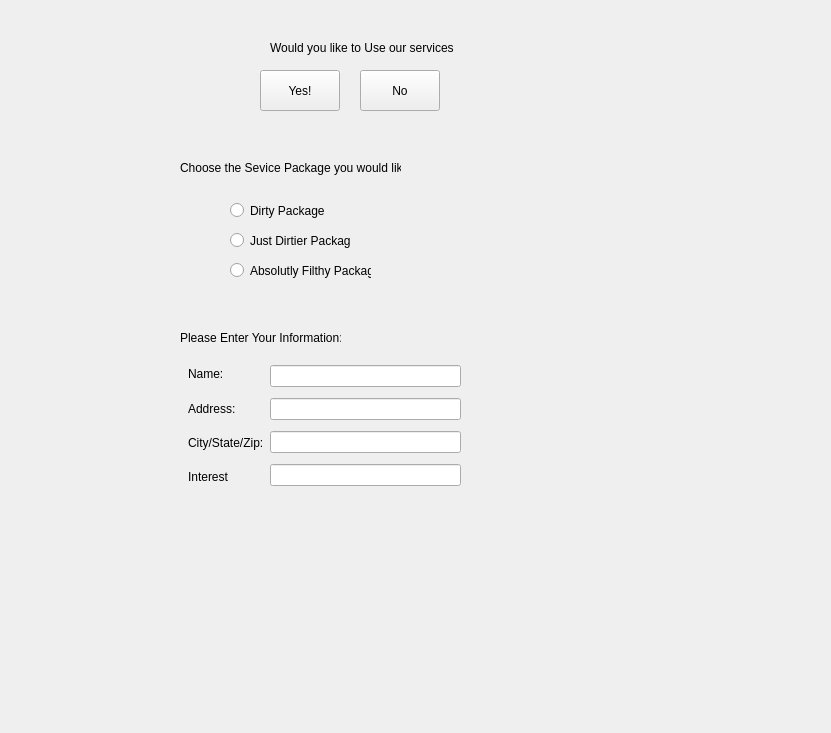
    <widget class="QWidget" name="page">
     <property name="geometry">
      <rect>
       <x>0</x>
       <y>0</y>
       <width>831</width>
       <height>733</height>
      </rect>
     </property>
     <attribute name="label">
      <string>Page</string>
     </attribute>
     <widget class="QRadioButton" name="radioButton_2">
      <property name="geometry">
       <rect>
        <x>230</x>
        <y>220</y>
        <width>121</width>
        <height>41</height>
       </rect>
      </property>
      <property name="text">
       <string>Just Dirtier Package</string>
      </property>
     </widget>
     <widget class="QRadioButton" name="radioButton">
      <property name="geometry">
       <rect>
        <x>230</x>
        <y>190</y>
        <width>121</width>
        <height>41</height>
       </rect>
      </property>
      <property name="text">
       <string>Dirty Package</string>
      </property>
     </widget>
     <widget class="QPushButton" name="pushButton">
      <property name="geometry">
       <rect>
        <x>260</x>
        <y>70</y>
        <width>80</width>
        <height>41</height>
       </rect>
      </property>
      <property name="text">
       <string>Yes!</string>
      </property>
     </widget>
     <widget class="QWidget" name="layoutWidget">
      <property name="geometry">
       <rect>
        <x>270</x>
        <y>360</y>
        <width>191</width>
        <height>131</height>
       </rect>
      </property>
      <layout class="QVBoxLayout" name="verticalLayout">
       <item>
        <widget class="QLineEdit" name="lineEdit_2"/>
       </item>
       <item>
        <widget class="QLineEdit" name="lineEdit_3"/>
       </item>
       <item>
        <widget class="QLineEdit" name="lineEdit_4"/>
       </item>
       <item>
        <widget class="QLineEdit" name="lineEdit_5"/>
       </item>
      </layout>
     </widget>
     <widget class="QLabel" name="label_3">
      <property name="geometry">
       <rect>
        <x>180</x>
        <y>160</y>
        <width>221</width>
        <height>16</height>
       </rect>
      </property>
      <property name="text">
       <string>Choose the Sevice Package you would like:</string>
      </property>
     </widget>
     <widget class="QRadioButton" name="radioButton_3">
      <property name="geometry">
       <rect>
        <x>230</x>
        <y>250</y>
        <width>141</width>
        <height>41</height>
       </rect>
      </property>
      <property name="text">
       <string>Absolutly Filthy Package</string>
      </property>
     </widget>
     <widget class="QPushButton" name="pushButton_4">
      <property name="geometry">
       <rect>
        <x>360</x>
        <y>70</y>
        <width>80</width>
        <height>41</height>
       </rect>
      </property>
      <property name="text">
       <string>No</string>
      </property>
     </widget>
     <widget class="QLabel" name="label_4">
      <property name="geometry">
       <rect>
        <x>270</x>
        <y>40</y>
        <width>201</width>
        <height>16</height>
       </rect>
      </property>
      <property name="text">
       <string>Would you like to Use our services</string>
      </property>
     </widget>
     <widget class="QLabel" name="label_5">
      <property name="geometry">
       <rect>
        <x>180</x>
        <y>330</y>
        <width>161</width>
        <height>16</height>
       </rect>
      </property>
      <property name="text">
       <string>Please Enter Your Information:</string>
      </property>
     </widget>
     <widget class="QWidget" name="layoutWidget_2">
      <property name="geometry">
       <rect>
        <x>188</x>
        <y>360</y>
        <width>81</width>
        <height>131</height>
       </rect>
      </property>
      <layout class="QVBoxLayout" name="verticalLayout_2">
       <item>
        <widget class="QLabel" name="label_6">
         <property name="text">
          <string>Name:</string>
         </property>
        </widget>
       </item>
       <item>
        <widget class="QLabel" name="label_7">
         <property name="text">
          <string>Address:</string>
         </property>
        </widget>
       </item>
       <item>
        <widget class="QLabel" name="label_8">
         <property name="text">
          <string>City/State/Zip:</string>
         </property>
        </widget>
       </item>
       <item>
        <widget class="QLabel" name="label_9">
         <property name="text">
          <string>Interest</string>
         </property>
        </widget>
       </item>
      </layout>
     </widget>
    </widget>
